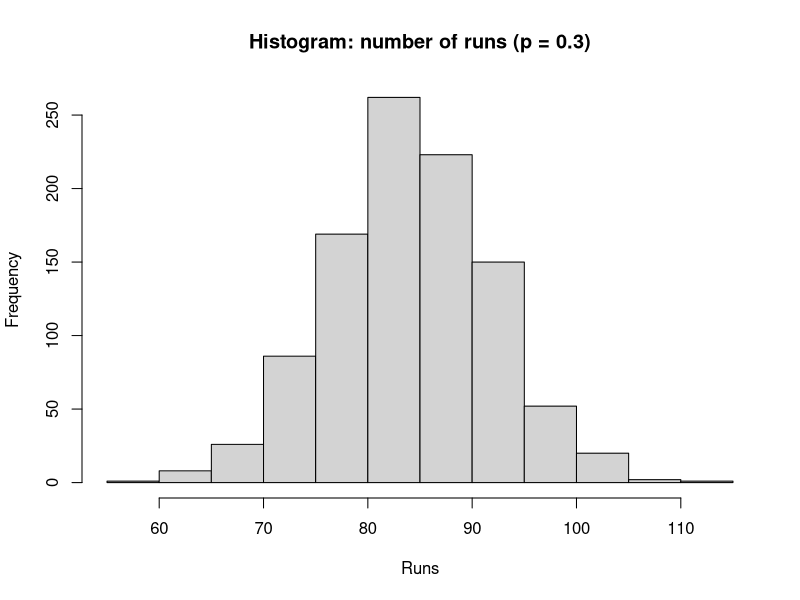
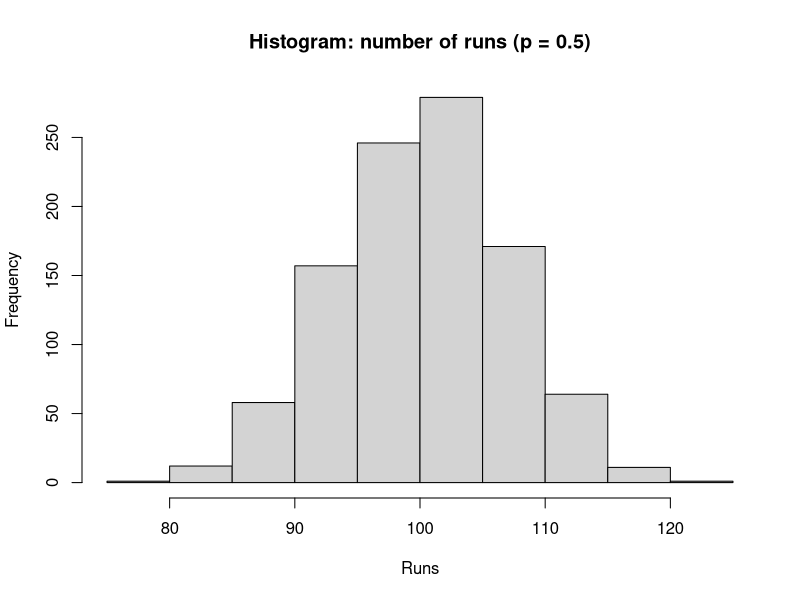

These figures' R source, in order:
# function for counting the number of runs in a given sequence of zeroes and ones
countRuns <- function(vec) {
  count <- 1  # always at least 1 run
  
  cur <- vec[1]
  for (i in 2:length(vec)) {  # already accounted for first entry
     prev <- cur
     cur <- vec[i]
     
     if (cur != prev) { count <- count + 1 }  # account for the new run
  }
  
  return(count)
}


# function for simulating the number of runs across 200 Bernoulli trials
simTrials <- function(p) {
  # generate random outcome of 200 Bernoulli trials
  # assumption: p here is the probability of 1 occurring
  trials <- sample(x = c(1,0), size = 200, replace = TRUE, prob = c(p,1-p))
  
  return(countRuns(trials)) # return the number of runs
}


# run 1000 simulations and generate histograms of the results
results <- rep(x = 0, times = 1000)
for (i in 1:length(results)) {  # p = 0.3
  results[i] <- simTrials(0.3)
}
hist(x = results, main = "Histogram: number of runs (p = 0.3)", xlab = "Runs")
for (i in 1:length(results)) {  # p = 0.3
  results[i] <- simTrials(0.5)
}
hist(x = results, main = "Histogram: number of runs (p = 0.5)", xlab = "Runs")

